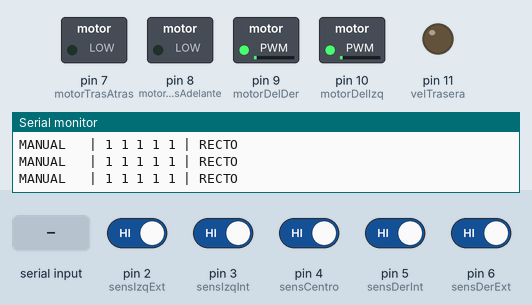
Bench run of a sketch on a simulated Arduino Uno, built with avr-gcc and run on an emulated ATmega328P. On the bench: switched loads named in the sketch (green lamp = pin HIGH), output pins drawn as LEDs (lit = HIGH), the last lines printed to the serial monitor. The test bench sets the inputs (shaded band); at power-on: pin 2 (sensIzqExt), pin 3 (sensIzqInt), pin 4 (sensCentro), pin 5 (sensDerInt), pin 6 (sensDerExt) HIGH.

Above: at 1.2 s.
1.3 s: "A" received over Serial
At 1.9 s:
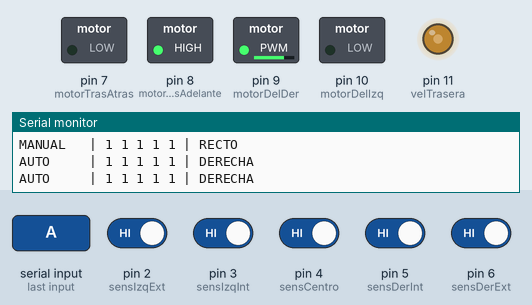
2.8 s: pin 2 (sensIzqExt) driven LOW
At 4.0 s:
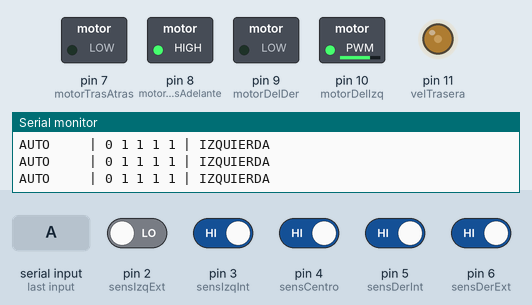
4.3 s: pin 5 (sensDerInt) driven LOW
At 5.4 s:
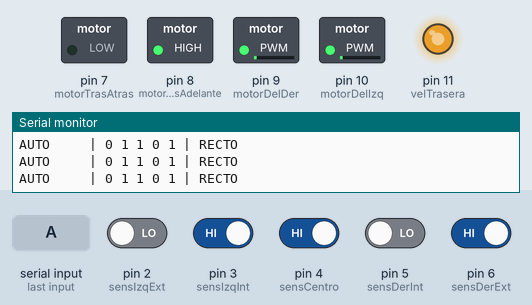
5.8 s: "M" received over Serial
At 6.5 s:
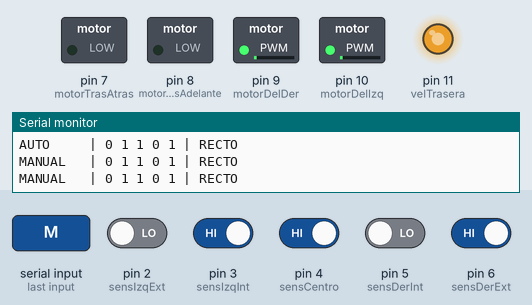
7.3 s: "a" received over Serial
At 7.7 s:
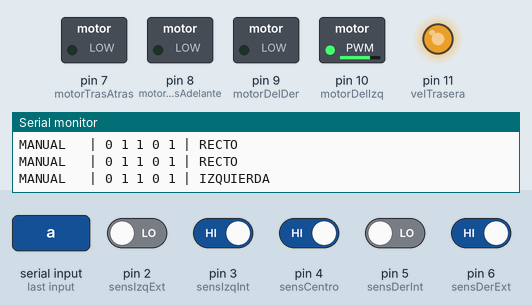
8.8 s: "d" received over Serial
At 10.0 s:
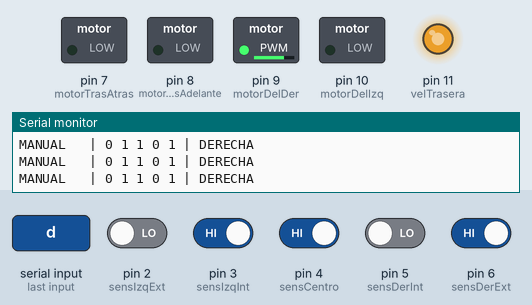
Timing chart, 0 to 11.3 s (numbered marks = the images above; inputs shaded):
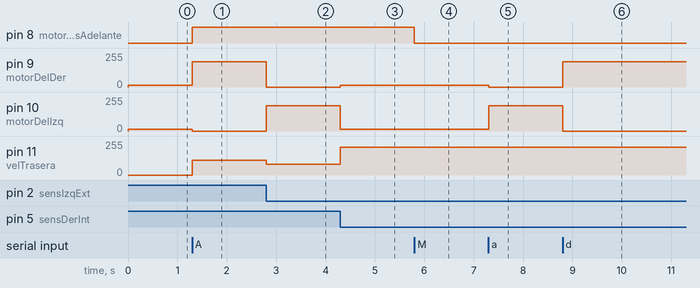

Measured:
- after the input at 1.3 s, pin 8 (motorTrasAdelante): LOW → HIGH at once; pin 9 (motorDelDer): 15/255 → 190/255 at once; pin 10 (motorDelIzq): 15/255 → 0/255 at once; pin 11 (velTrasera): 0/255 → 110/255 at once
- after the input at 2.8 s, pin 9 (motorDelDer): 190/255 → 0/255 at once; pin 10 (motorDelIzq): 0/255 → 190/255 at once; pin 11 (velTrasera): 110/255 → 80/255 at once
- after the input at 4.3 s, pin 9 (motorDelDer): 0/255 → 15/255 at once; pin 10 (motorDelIzq): 190/255 → 15/255 at once; pin 11 (velTrasera): 80/255 → 210/255 at once
- after the input at 5.8 s, pin 8 (motorTrasAdelante): HIGH → LOW at once
- after the input at 7.3 s, pin 9 (motorDelDer): 15/255 → 0/255 at once; pin 10 (motorDelIzq): 15/255 → 190/255 at once
- after the input at 8.8 s, pin 9 (motorDelDer): 0/255 → 190/255 at once; pin 10 (motorDelIzq): 190/255 → 0/255 at once

The sketch:

Autonomous_Line_Follower_V1.ino
```cpp
/*****************************************************
 *        ROBOT SEGUIDOR DE LÍNEA V2.0
 *          Versión Optimizada
 *****************************************************/


//=================== PINES ===================

// Sensores
const byte sensIzqExt = 2;
const byte sensIzqInt = 3;
const byte sensCentro = 4;
const byte sensDerInt = 5;
const byte sensDerExt = 6;

// Motor trasero
const byte motorTrasAtras    = 7;
const byte motorTrasAdelante = 8;
const byte motorDelDer       = 9;
const byte motorDelIzq       = 10;
const byte velTrasera        = 11;


//=================== CONFIGURACIÓN ===================

const byte VELOCIDAD_RECTA = 210;
const byte VELOCIDAD_CURVA = 150;

const byte FUERZA_KICK = 255;
const byte FUERZA_MANTENIMIENTO = 190;

const unsigned long TIEMPO_KICK = 70;
const unsigned long TIEMPO_TELEMETRIA = 250;


//=================== ENUM ===================

enum Modo
{
    MANUAL,
    AUTONOMO
};

enum Direccion
{
    RECTO,
    IZQUIERDA,
    DERECHA
};


//=================== VARIABLES ===================

Modo modoActual = MANUAL;
Direccion direccionActual = RECTO;

char comando = ' ';

bool avanzarManual = false;

Direccion ultimaDireccion = RECTO;

unsigned long tiempoLineaPerdida = 0;
bool lineaPerdida = false;

//Sensores

byte s1;
byte s2;
byte s3;
byte s4;
byte s5;


//Timers

unsigned long tiempoTelemetria = 0;
unsigned long tiempoKick = 0;


//Kickstart

bool kickActivo = false;


//=================== SETUP ===================

void setup()
{
    Serial.begin(9600);

    Serial.println();
    Serial.println("===== ROBOT V2.0 =====");
    Serial.println();

    pinMode(motorTrasAdelante, OUTPUT);
    pinMode(motorTrasAtras, OUTPUT);
    pinMode(velTrasera, OUTPUT);
    pinMode(motorDelIzq, OUTPUT);
    pinMode(motorDelDer, OUTPUT);

    pinMode(sensIzqExt, INPUT);
    pinMode(sensIzqInt, INPUT);
    pinMode(sensCentro, INPUT);
    pinMode(sensDerInt, INPUT);
    pinMode(sensDerExt, INPUT);

    detenerMotor();
    ponerRecto();
}


//=================== LOOP ===================

void loop()
{
    leerBluetooth();

    leerSensores();

    imprimirTelemetria();

    actualizarKickstart();

    if(modoActual == MANUAL)
    {
        ejecutarModoManual();
    }
    else
    {
        ejecutarModoAutonomo();
    }
}


//=================== BLUETOOTH ===================

void leerBluetooth()
{
    while(Serial.available())
    {
        comando = Serial.read();

        switch(comando)
        {
            case 'A':

                modoActual = AUTONOMO;
                avanzarManual = false;

                detenerMotor();
                ponerRecto();

                break;


            case 'M':

                modoActual = MANUAL;
                avanzarManual = false;

                detenerMotor();
                ponerRecto();

                break;
        }
    }
}


//=================== SENSORES ===================

void leerSensores()
{
    s1 = digitalRead(sensIzqExt);
    s2 = digitalRead(sensIzqInt);
    s3 = digitalRead(sensCentro);
    s4 = digitalRead(sensDerInt);
    s5 = digitalRead(sensDerExt);
}


//=================== TELEMETRÍA ===================

void imprimirTelemetria()
{
    if(millis() - tiempoTelemetria < TIEMPO_TELEMETRIA)
        return;

    tiempoTelemetria = millis();

    if(modoActual == MANUAL)
        Serial.print("MANUAL  ");
    else
        Serial.print("AUTO    ");

    Serial.print(" | ");

    Serial.print(s1);
    Serial.print(" ");

    Serial.print(s2);
    Serial.print(" ");

    Serial.print(s3);
    Serial.print(" ");

    Serial.print(s4);
    Serial.print(" ");

    Serial.print(s5);

    Serial.print(" | ");

    switch(direccionActual)
    {
        case RECTO:
            Serial.println("RECTO");
            break;

        case IZQUIERDA:
            Serial.println("IZQUIERDA");
            break;

        case DERECHA:
            Serial.println("DERECHA");
            break;
    }
}


//=================== PROTOTIPOS ===================

//==================================================
//            MODO MANUAL
//==================================================

void ejecutarModoManual()
{
    switch(comando)
    {
        case 'w':
            avanzarManual = true;
            break;

        case 's':
            avanzarManual = false;
            detenerMotor();
            break;

        case 'a':
            girarIzquierda();
            break;

        case 'd':
            girarDerecha();
            break;

        case 'c':
            ponerRecto();
            break;
    }

    if(avanzarManual)
    {
        analogWrite(velTrasera, VELOCIDAD_RECTA);
        avanzarMotor();
    }
}


//==================================================
//          CONTROL PROPORCIONAL
//==================================================

int calcularError()
{
    int suma = 0;
    int activos = 0;

    if(s1 == LOW){ suma += -2; activos++; }
    if(s2 == LOW){ suma += -1; activos++; }
    if(s3 == LOW){ suma += 0; activos++; }
    if(s4 == LOW){ suma += 1; activos++; }
    if(s5 == LOW){ suma += 2; activos++; }

    if(activos == 0)
        return 99;      // Línea perdida

    return suma / activos;
}


//==================================================
//         MODO AUTÓNOMO
//==================================================

void ejecutarModoAutonomo()
{
    int error = calcularError();

    if(error==99)
{
    if(!lineaPerdida)
    {
        tiempoLineaPerdida = millis();
        lineaPerdida = true;
    }

    analogWrite(velTrasera,110);
    avanzarMotor();

    if(ultimaDireccion==IZQUIERDA)
        girarIzquierda();
    else
        girarDerecha();

    return;
}

lineaPerdida=false;

    avanzarMotor();

    int velocidad = map(abs(error), 0, 2, VELOCIDAD_RECTA, 80);
    analogWrite(velTrasera, velocidad);

    switch(error)
{
    case -2:
    case -1:
        girarIzquierda();
        break;

    case 0:
        ponerRecto();
        break;

    case 1:
    case 2:
        girarDerecha();
        break;
}
}


//==================================================
//        MOTOR TRASERO
//==================================================

void avanzarMotor()
{
    digitalWrite(motorTrasAdelante, HIGH);
    digitalWrite(motorTrasAtras, LOW);
}

void detenerMotor()
{
    digitalWrite(motorTrasAdelante, LOW);
    digitalWrite(motorTrasAtras, LOW);
}


//==================================================
//        DIRECCIÓN
//==================================================

void ponerRecto()
{
    analogWrite(motorDelIzq,15);
    analogWrite(motorDelDer,15);

    direccionActual = RECTO;
}


//==================================================
//          GIRO IZQUIERDA
//==================================================

void girarIzquierda()
{
    if(direccionActual != IZQUIERDA && !kickActivo)
    {
        analogWrite(motorDelIzq,FUERZA_KICK);

        tiempoKick = millis();
        kickActivo = true;

        direccionActual = IZQUIERDA;
        return;
    }

    analogWrite(motorDelIzq,FUERZA_MANTENIMIENTO);
    analogWrite(motorDelDer,0);

    direccionActual = IZQUIERDA;
    ultimaDireccion = IZQUIERDA;
}


//==================================================
//          GIRO DERECHA
//==================================================

void girarDerecha()
{
    if(direccionActual != DERECHA && !kickActivo)
    {
        analogWrite(motorDelDer,FUERZA_KICK);

        tiempoKick = millis();
        kickActivo = true;

        direccionActual = DERECHA;
        return;
    }

    analogWrite(motorDelDer,FUERZA_MANTENIMIENTO);
    analogWrite(motorDelIzq,0);

    direccionActual = DERECHA;
    ultimaDireccion = DERECHA;
}


//==================================================
//      ACTUALIZAR KICKSTART
//==================================================

void actualizarKickstart()
{
    if(!kickActivo)
        return;

    if(millis() - tiempoKick >= TIEMPO_KICK)
    {
        kickActivo = false;

        if(direccionActual == IZQUIERDA)
        {
            analogWrite(motorDelIzq,FUERZA_MANTENIMIENTO);
        }

        if(direccionActual == DERECHA)
        {
            analogWrite(motorDelDer,FUERZA_MANTENIMIENTO);
        }
    }
}
```
